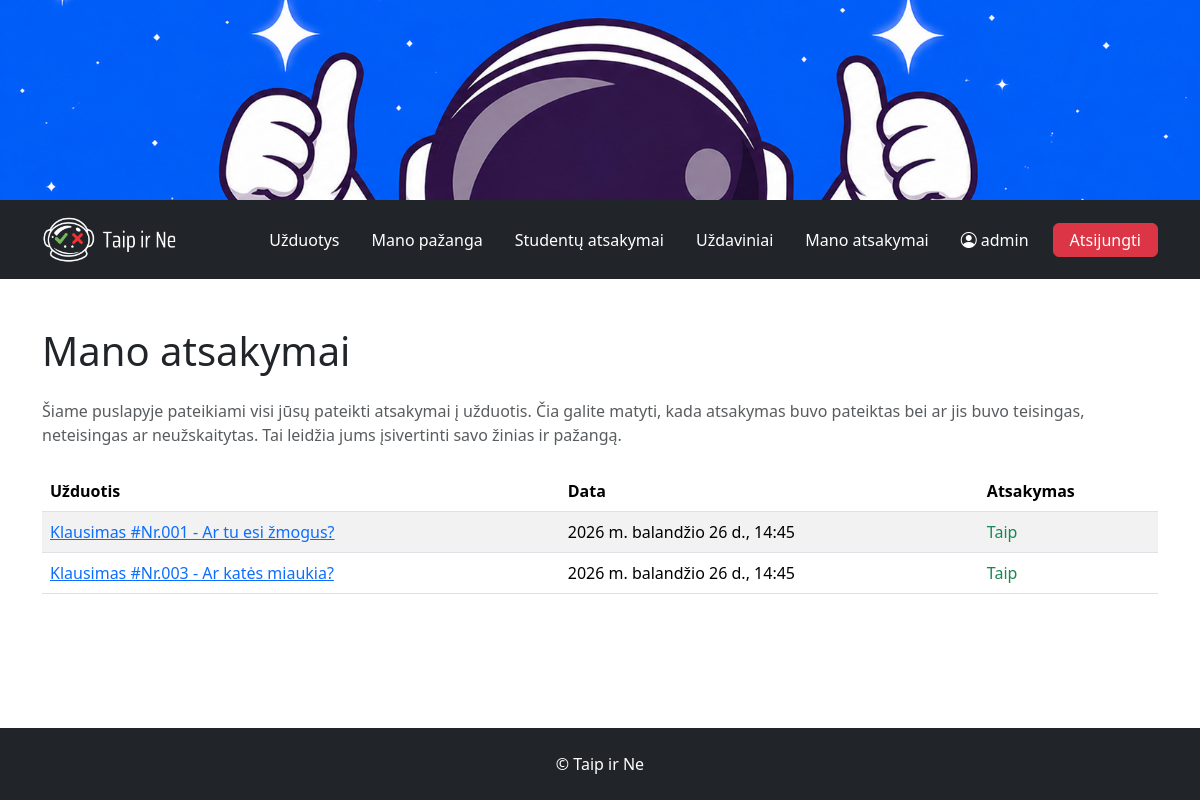
The app's page /myanswers/ (signed in), older data.
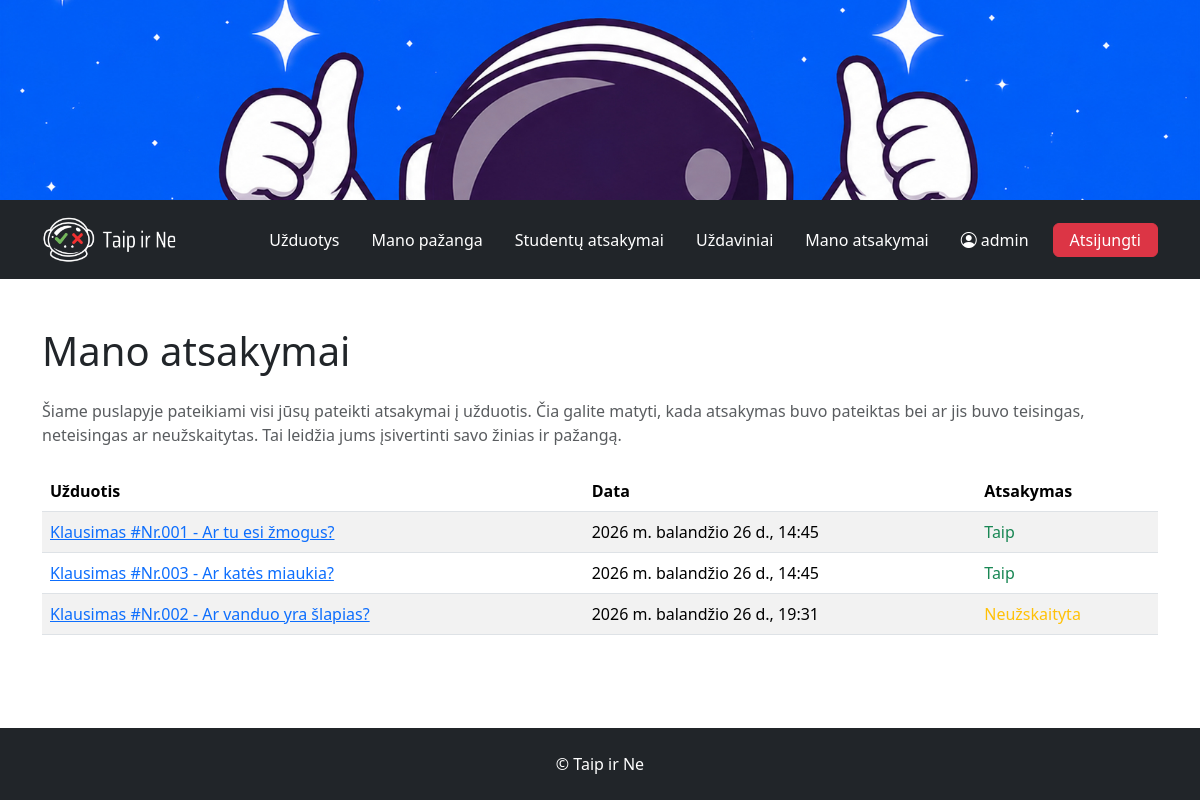
The same page, newer data.
### tasks/models.py (models this page shows, shortened)
class Answer(models.Model):
    task = models.ForeignKey(to="Task", on_delete=models.CASCADE, verbose_name="Užduotis")
    student = models.ForeignKey(to=User, on_delete=models.CASCADE, verbose_name="Studentas")
    ANSWER_CHOICES = [
        (True, 'Taip'),
        (False, 'Ne'),
    ]
    answer = models.BooleanField("Atsakymas", choices=ANSWER_CHOICES, default=True)
    date = models.DateTimeField("Data", auto_now_add=True)
    def is_correct(self):
        return self.answer == self.task.correct_answer
    class Meta:
        verbose_name = "Atsakymas"
        verbose_name_plural = "Atsakymai"

class Task(models.Model):
    name = models.CharField("Užduotis")
    content = models.TextField("Klausimas")
    teacher = models.ForeignKey(to=User, on_delete=models.CASCADE, verbose_name="Dėstytojas")
    ANSWER_CHOICES = [
        (True, 'Taip'),
        (False, 'Ne'),
    ]
    correct_answer = models.BooleanField("Teisingas atsakymas", choices=ANSWER_CHOICES, default=True)
    deadline = models.DateTimeField("Terminas", null=True, blank=True)
    date = models.DateTimeField("Data", auto_now_add=True)
    photo = models.ImageField("Nuotrauka", upload_to='tasks', null=True, blank=True)
    def __str__(self):
        return f"{self.name} - {self.content}"
    class Meta:
        verbose_name = "Uždavinys"
        verbose_name_plural = "Uždaviniai"

### tasks/views.py (the view)
# urls.py: path('myanswers/', views.UserAnswerListView.as_view(), name='useranswers'),
class UserAnswerListView(LoginRequiredMixin, ListView):
    model = Answer
    template_name = "user_answers.html"
    context_object_name = "answers"
    def get_queryset(self):
        return Answer.objects.filter(student=self.request.user)

### tasks/templates/user_answers.html (shortened to what this page needs)
{% extends 'base.html' %}
{% block content %}
<h1 class="mb-4">Mano atsakymai</h1>
<p class="text-muted mb-4">
Šiame puslapyje pateikiami visi jūsų pateikti atsakymai į užduotis.
Čia galite matyti, kada atsakymas buvo pateiktas bei ar jis buvo teisingas, neteisingas ar neužskaitytas.
Tai leidžia jums įsivertinti savo žinias ir pažangą.
</p>
<table class="table table-striped">
    <thead>
        <tr>
            <th>Užduotis</th>
            <th>Data</th>
            <th>Atsakymas</th>
        </tr>
    </thead>
    <tbody>
        {% for answer in answers %}
        <tr>
            <td>
                <a href="{% url 'answer' answer.pk %}">
                    {{ answer.task }}
                </a>
            </td>
            <td>{{ answer.date }}</td>
            <td>
                {% if answer.task.deadline and answer.date > answer.task.deadline %}
                    <span class="text-warning">Neužskaityta</span>
                {% elif answer.is_correct %}
                    <span class="text-success">Taip</span>
                {% else %}
                    <span class="text-danger">Ne</span>
                {% endif %}
            </td>
        </tr>
        {% endfor %}
    </tbody>
</table>
{% endblock %}

Row changes from the older to the newer data that the page shows:
added Answer: task "Klausimas #Nr.002 - Ar vanduo yra šlapias?", date "2026 m. balandžio 26 d., 19:31", shows "Neužskaityta"
